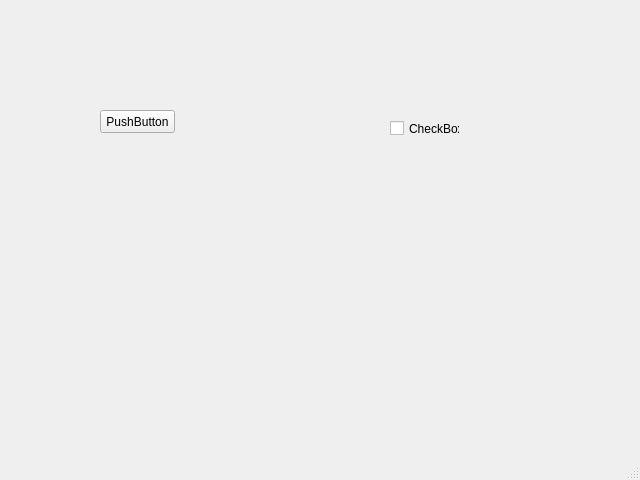
<?xml version="1.0" encoding="UTF-8"?>
<ui version="4.0">
 <class>MainWindow</class>
 <widget class="QMainWindow" name="MainWindow">
  <property name="geometry">
   <rect>
    <x>0</x>
    <y>0</y>
    <width>640</width>
    <height>480</height>
   </rect>
  </property>
  <property name="windowTitle">
   <string>MainWindow</string>
  </property>
  <widget class="QWidget" name="centralwidget">
   <widget class="QPushButton" name="pushButton">
    <property name="geometry">
     <rect>
      <x>100</x>
      <y>110</y>
      <width>75</width>
      <height>23</height>
     </rect>
    </property>
    <property name="text">
     <string>PushButton</string>
    </property>
   </widget>
   <widget class="QCheckBox" name="checkBox">
    <property name="geometry">
     <rect>
      <x>390</x>
      <y>120</y>
      <width>70</width>
      <height>17</height>
     </rect>
    </property>
    <property name="text">
     <string>CheckBox</string>
    </property>
   </widget>
  </widget>
  <widget class="QMenuBar" name="menubar">
   <property name="geometry">
    <rect>
     <x>0</x>
     <y>0</y>
     <width>640</width>
     <height>21</height>
    </rect>
   </property>
  </widget>
  <widget class="QStatusBar" name="statusbar"/>
 </widget>
 <resources/>
 <connections>
  <connection>
   <sender>pushButton</sender>
   <signal>clicked()</signal>
   <receiver>checkBox</receiver>
   <slot>animateClick()</slot>
   <hints>
    <hint type="sourcelabel">
     <x>130</x>
     <y>147</y>
    </hint>
    <hint type="destinationlabel">
     <x>411</x>
     <y>149</y>
    </hint>
   </hints>
  </connection>
 </connections>
</ui>
